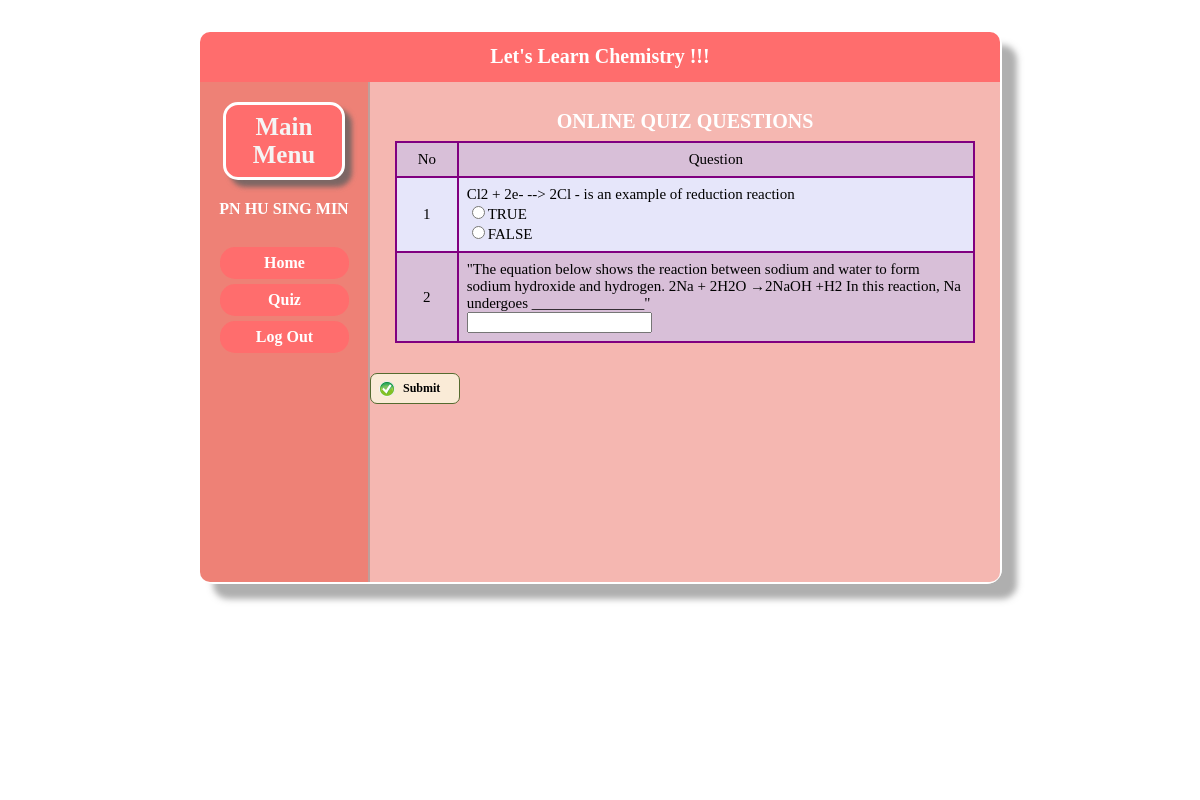
Screenshot of /sourcefile/jawab_soalan.php?id_kuiz=Q002 (signed in) with the database file from the repository.
### tables this page shows
CREATE TABLE `soalan` (
  `id_soalan` varchar(4) NOT NULL,
  `nama_soalan` varchar(1000) NOT NULL,
  `pilihan_A` varchar(1000) NOT NULL,
  `pilihan_B` varchar(1000) NOT NULL,
  `pilihan_C` varchar(1000) NOT NULL,
  `pilihan_D` varchar(1000) NOT NULL,
  `jawapan` varchar(50) NOT NULL,
  `markah` int(2) NOT NULL,
  `id_guru` varchar(4) NOT NULL,
  `id_kuiz` varchar(4) NOT NULL,
  `jenis` int(1) NOT NULL
);

### sourcefile/jawab_soalan.php (the view, shortened to what this page needs)
<?php
    include ('header.php');
    include('sambungan.php');
    include('menu_murid.php');
    $id_kuiz = $_GET['id_kuiz'];
?>
<link rel="stylesheet"href="senarai.css">
<link rel="stylesheet"href="button.css">
<div class = "kandungan">
    <form action="jawab_semak.php"method="post">
        <table>
            <caption>ONLINE QUIZ QUESTIONS</caption>
            <tr>
                <td>No</td>
                <td>Question</td>
            </tr>
            <?php
                $sql = "select * from soalan where id_kuiz = '$id_kuiz' order by id_soalan ASC";
                $data = mysqli_query($sambungan, $sql);
                $bil = 1;
                while ($soalan = mysqli_fetch_array($data)) {
            ?>
            <tr>
                <td class = "bil"><?php echo $bil; ?></td>
                <td class = "soalan">
                    <?php
                    $jenis = $soalan['jenis'];
                    if ($jenis == 1)
                        echo "
                        $soalan[nama_soalan]<br>
                        <input type=radio name=$soalan[id_soalan] value=A>A. $soalan[pilihan_A]<br>
                        <input type=radio name=$soalan[id_soalan] value=B>B. $soalan[pilihan_B]<br>
                        <input type=radio name=$soalan[id_soalan] value=C>C. $soalan[pilihan_C]<br>
                        <input type=radio name=$soalan[id_soalan] value=D>D. $soalan[pilihan_D]<br>
                        <input type=hidden name=id_kuiz value=$id_kuiz>
                        ";
                    else if($jenis == 2)
                        echo "
                        $soalan[nama_soalan]<br>
                        <input type=radio name=$soalan[id_soalan] value=TRUE>TRUE<br>
                        <input type=radio name=$soalan[id_soalan] value=FALSE>FALSE<br>
                        <input type=hidden name=id_kuiz value=$id_kuiz>
                        ";
                    else if($jenis == 3)
                        echo "
                        $soalan[nama_soalan]<br>
                        <input type=text name=$soalan[id_soalan] <br>
                        <input type=hidden name=id_kuiz value=$id_kuiz>
                        ";
                    ?>
                </td>
            </tr>
            <?php $bil = $bil + 1; } ?>
        </table>
        <button class="semak" type="submit">Submit</button>
    </form>
</div>

### sourcefile/menu.css (style rules this page uses)
div.kandungan { overflow: auto; float: left; position: relative; border: none; border-radius: 0 0 10px 0; width: 630px; height: 500px; background-color: rgba(231, 76, 60, 0.4); z-index: 3; }

### sourcefile/senarai.css (style rules this page uses)
table { font-family: cursive; font-size: 15px; font-weight: normal; text-align: center; width: 580px; margin : 20 auto; border-collapse: collapse; }
caption { font-size: 20px; font-weight: bold; color: white; padding: 8px; }
td,th { padding: 8px; border: 2px solid purple; }
td.bil { width: 20px; }
td.soalan { width: 300px; text-align: left; }
tr:nth-child(odd) { background-color: thistle; }
tr:nth-child(even) { background-color: lavender; }

### sourcefile/button.css (style rules this page uses)
button { font-family: cursive; font-size: 12px; font-weight: bold; text-align: left; color: black; width: 90px; padding: 7px 8px 7px 32px; border: 1px solid darkolivegreen; border-radius: 7px; margin-top: 10px; background-color: antiquewhite; background-position: 8px; background-repeat: no-repeat; }
button.semak { background-image: url(betul.png); }

### rows the page displays
soalan: nama_soalan "Cl2 + 2e- --> 2Cl - is an example of reduction reaction"
soalan: nama_soalan "\"The equation below shows the reaction between sodium and water to form sodium hydroxide and hydrogen. 2Na + 2H2O →2NaOH +H2 In this reaction, Na undergoes _______________\""

### other values shown
$nama "PN HU SING MIN"
